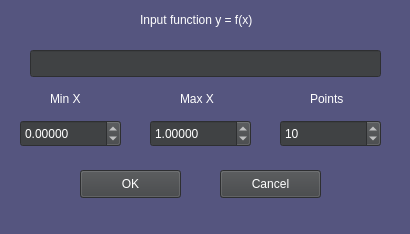
<?xml version="1.0" encoding="UTF-8"?>
<ui version="4.0">
 <class>Form</class>
 <widget class="QWidget" name="Form">
  <property name="geometry">
   <rect>
    <x>0</x>
    <y>0</y>
    <width>410</width>
    <height>234</height>
   </rect>
  </property>
  <property name="sizePolicy">
   <sizepolicy hsizetype="Fixed" vsizetype="Fixed">
    <horstretch>0</horstretch>
    <verstretch>0</verstretch>
   </sizepolicy>
  </property>
  <property name="maximumSize">
   <size>
    <width>410</width>
    <height>326</height>
   </size>
  </property>
  <property name="windowTitle">
   <string>Create function</string>
  </property>
  <property name="styleSheet">
   <string notr="true">background-color: rgb(64, 66, 68);
background-color: rgb(85, 85, 127);
color: rgb(255, 255, 255);</string>
  </property>
  <widget class="QLineEdit" name="line_funct">
   <property name="geometry">
    <rect>
     <x>30</x>
     <y>50</y>
     <width>351</width>
     <height>27</height>
    </rect>
   </property>
   <property name="styleSheet">
    <string notr="true">background-color: rgb(64, 66, 68);</string>
   </property>
  </widget>
  <widget class="QLabel" name="label">
   <property name="geometry">
    <rect>
     <x>140</x>
     <y>10</y>
     <width>131</width>
     <height>20</height>
    </rect>
   </property>
   <property name="styleSheet">
    <string notr="true">color: rgb(255, 255, 255);</string>
   </property>
   <property name="text">
    <string>Input function y = f(x)</string>
   </property>
  </widget>
  <widget class="QDoubleSpinBox" name="doubleSpinMin">
   <property name="geometry">
    <rect>
     <x>20</x>
     <y>120</y>
     <width>101</width>
     <height>27</height>
    </rect>
   </property>
   <property name="styleSheet">
    <string notr="true">color: rgb(255, 255, 255);
background-color: rgb(64, 66, 68);</string>
   </property>
   <property name="decimals">
    <number>5</number>
   </property>
   <property name="minimum">
    <double>-1000.000000000000000</double>
   </property>
   <property name="maximum">
    <double>999.000000000000000</double>
   </property>
  </widget>
  <widget class="QDoubleSpinBox" name="doubleSpinMax">
   <property name="geometry">
    <rect>
     <x>150</x>
     <y>120</y>
     <width>101</width>
     <height>27</height>
    </rect>
   </property>
   <property name="styleSheet">
    <string notr="true">
background-color: rgb(64, 66, 68);</string>
   </property>
   <property name="decimals">
    <number>5</number>
   </property>
   <property name="minimum">
    <double>-999.000000000000000</double>
   </property>
   <property name="maximum">
    <double>1000.000000000000000</double>
   </property>
   <property name="value">
    <double>1.000000000000000</double>
   </property>
  </widget>
  <widget class="QSpinBox" name="spinPoints">
   <property name="geometry">
    <rect>
     <x>280</x>
     <y>120</y>
     <width>101</width>
     <height>27</height>
    </rect>
   </property>
   <property name="styleSheet">
    <string notr="true">color: rgb(255, 255, 255);
background-color: rgb(64, 66, 68);</string>
   </property>
   <property name="maximum">
    <number>1000</number>
   </property>
   <property name="value">
    <number>10</number>
   </property>
  </widget>
  <widget class="QLabel" name="label_2">
   <property name="geometry">
    <rect>
     <x>50</x>
     <y>90</y>
     <width>31</width>
     <height>17</height>
    </rect>
   </property>
   <property name="styleSheet">
    <string notr="true">color: rgb(255, 255, 255);</string>
   </property>
   <property name="text">
    <string>Min X</string>
   </property>
  </widget>
  <widget class="QLabel" name="label_3">
   <property name="geometry">
    <rect>
     <x>180</x>
     <y>90</y>
     <width>41</width>
     <height>17</height>
    </rect>
   </property>
   <property name="text">
    <string>Max X</string>
   </property>
  </widget>
  <widget class="QLabel" name="label_4">
   <property name="geometry">
    <rect>
     <x>310</x>
     <y>90</y>
     <width>41</width>
     <height>17</height>
    </rect>
   </property>
   <property name="text">
    <string>Points</string>
   </property>
   <property name="textFormat">
    <enum>Qt::AutoText</enum>
   </property>
  </widget>
  <widget class="QPushButton" name="pushOK">
   <property name="geometry">
    <rect>
     <x>80</x>
     <y>170</y>
     <width>101</width>
     <height>28</height>
    </rect>
   </property>
   <property name="styleSheet">
    <string notr="true">background-color: rgb(64, 66, 68);</string>
   </property>
   <property name="text">
    <string>OK</string>
   </property>
  </widget>
  <widget class="QPushButton" name="pushCancel">
   <property name="geometry">
    <rect>
     <x>220</x>
     <y>170</y>
     <width>101</width>
     <height>28</height>
    </rect>
   </property>
   <property name="styleSheet">
    <string notr="true">background-color: rgb(64, 66, 68);</string>
   </property>
   <property name="text">
    <string>Cancel</string>
   </property>
  </widget>
 </widget>
 <resources/>
 <connections/>
</ui>
